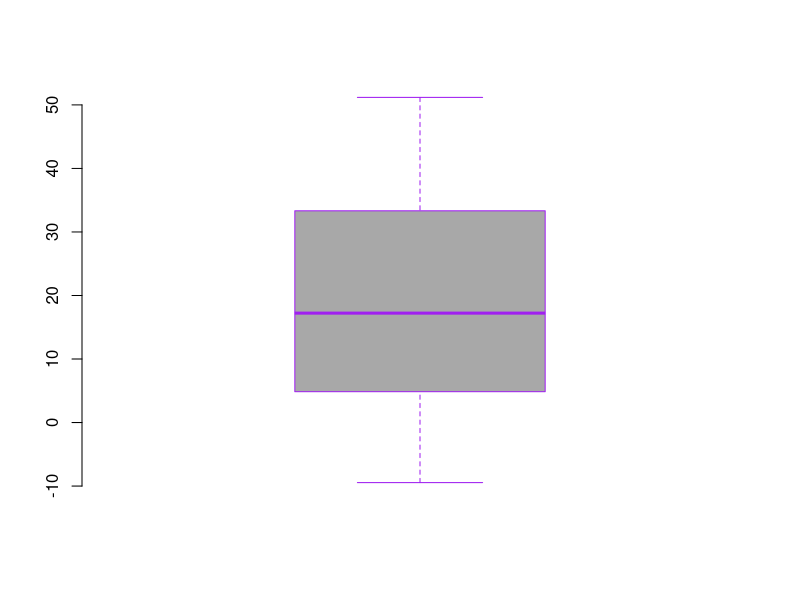
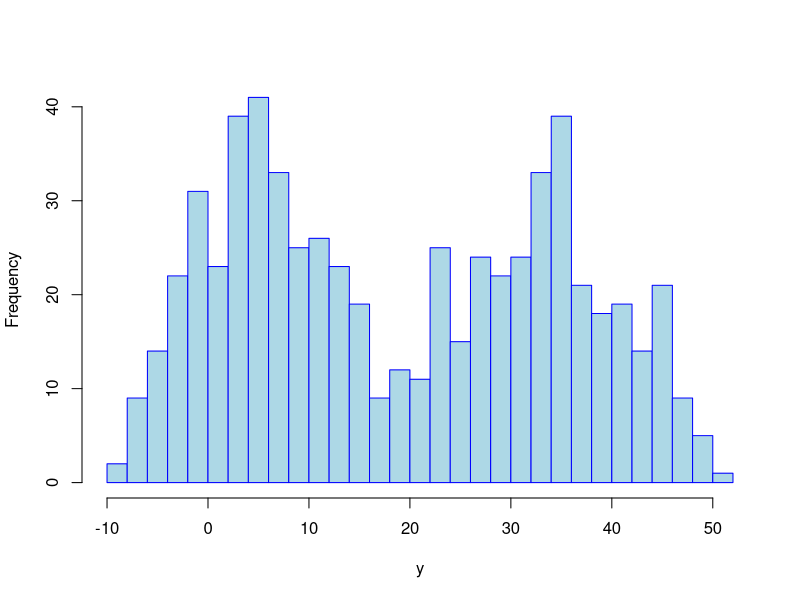
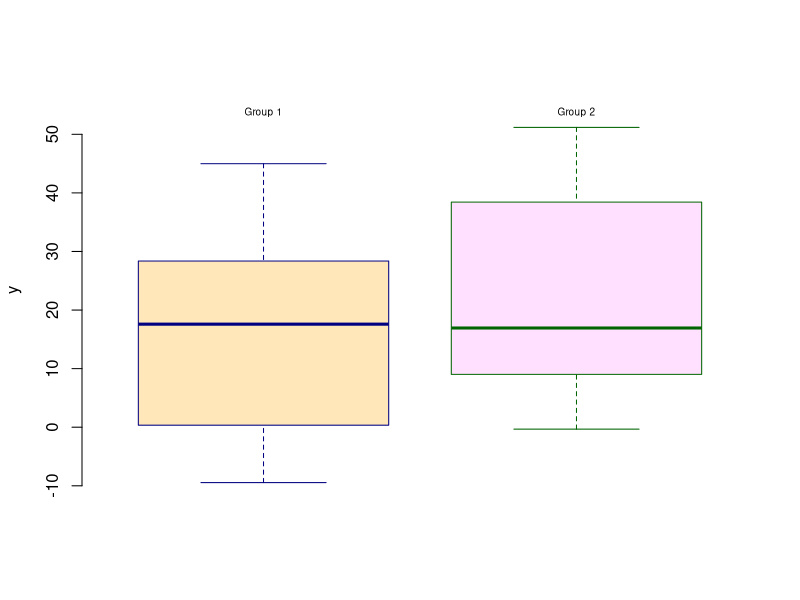
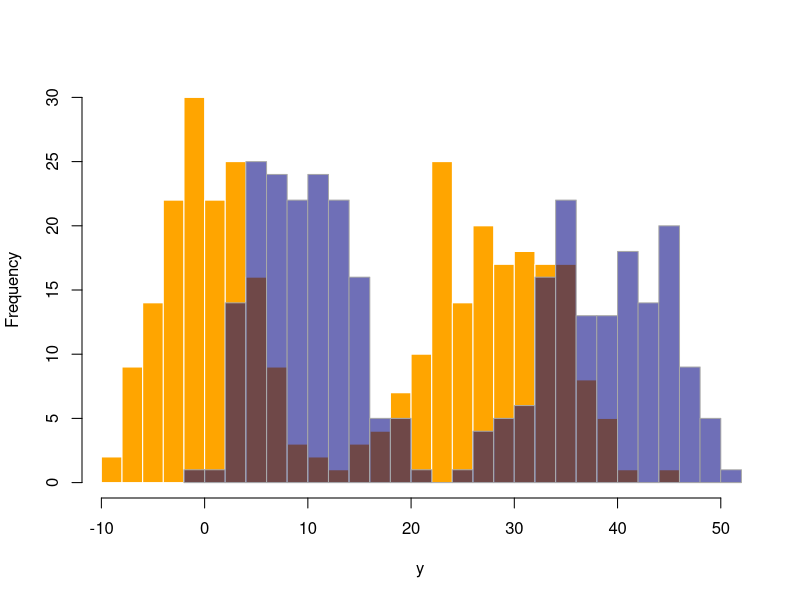
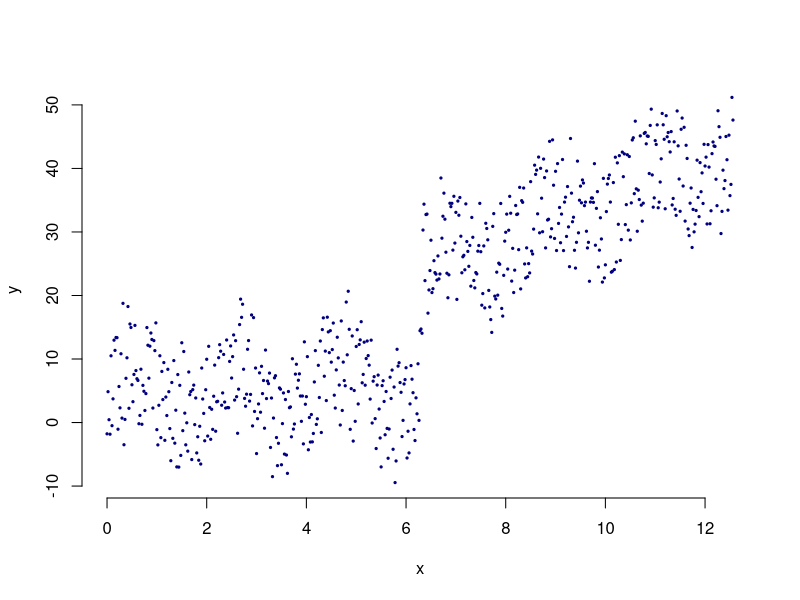
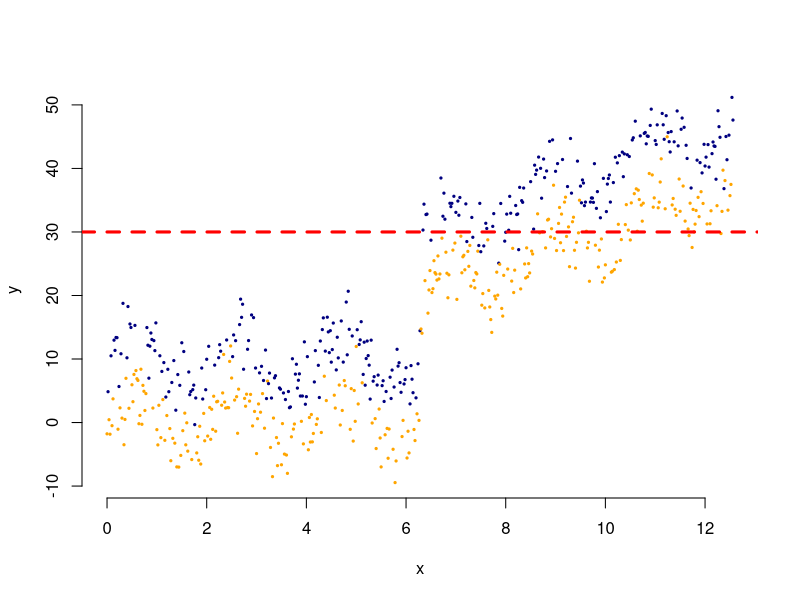
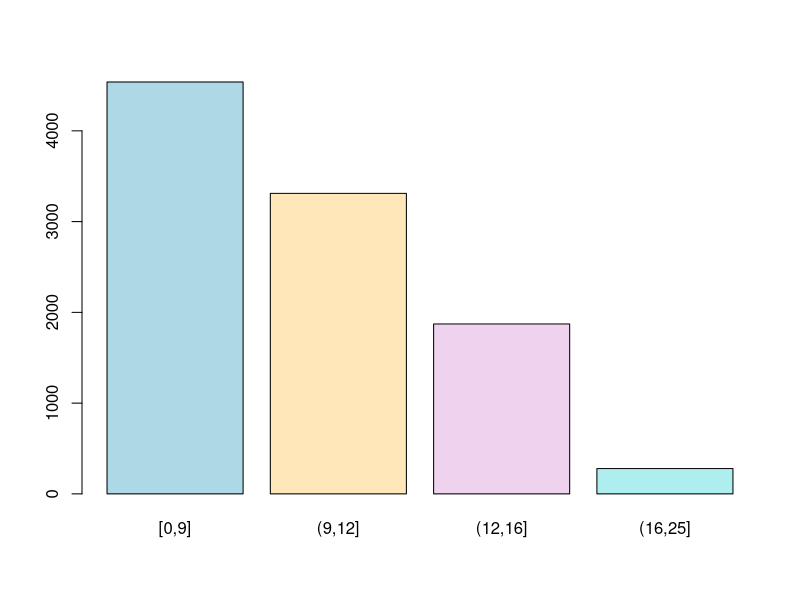
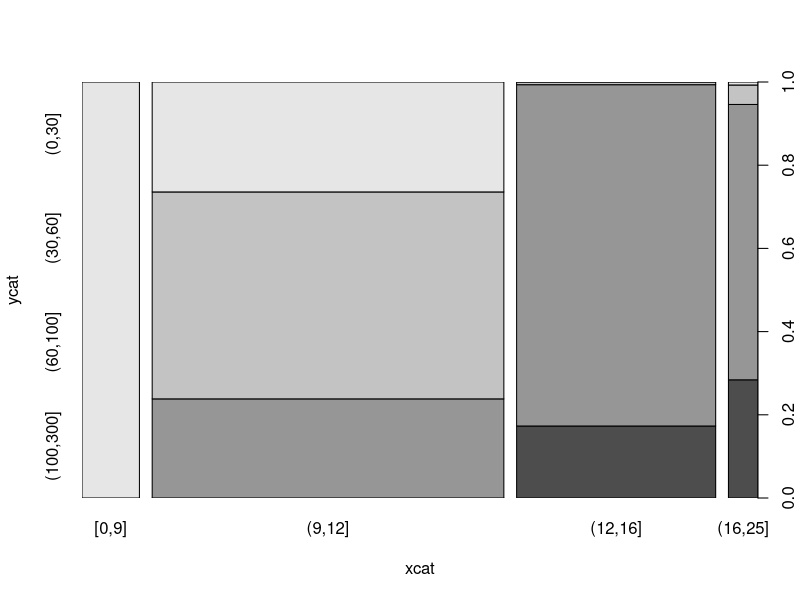

Write the R code that produced these figures, in order.

set.seed(220526)
x <- seq(0, 4 * pi, by=0.02)
g <- factor(rbinom(n=length(x), size=1, prob=0.5))
y <- 3 * (x > 2 * pi) * x + 4 * sin(3 * x) + 10 * (as.numeric(g) - 1) + rnorm(length(x), mean=0, sd=3)
yL <- y > 25
df1 <- data.frame(x, g, y, yL)
head(df1, 4)
summary(df1)

pdf("images/chapter_2/boxploty.pdf", width=4, height=4)
boxplot(y, axes=FALSE, border="purple", col="grey66")
axis(2)
dev.off()

pdf("images/chapter_2/histy.pdf", width=4, height=4)
hist(y, breaks=30, col="lightblue", border="blue", main="")
dev.off()

pdf("images/chapter_2/sidebysidebp.pdf", width=4, height=4)
boxplot(y ~ g, axes=FALSE, border=c("navyblue", "darkgreen"), col=c("wheat1", "thistle1"), xlab="", ylim=c(min(y), max(y) * 1.1))
text(1:2, max(y) * 1.05, c("Group 1", "Group 2"), cex=0.6)
axis(2)
dev.off()

pdf("images/chapter_2/histoverlay.pdf", width=4, height=4)
hist(y[g==0], breaks=20, xlim=c(min(y), max(y)), col="orange", border="white", main="", xlab="y")
hist(y[g==1], breaks=20, xlim=c(min(y), max(y)), col="#00008090", border="grey66", add=TRUE)
dev.off()

pdf("images/chapter_2/scatter.pdf", width=4, height=4)
plot(x, y, pch=19, col="navyblue", cex=0.3, axes=FALSE)
axis(1)
axis(2)
dev.off()

pdf("images/chapter_2/scatter2.pdf", width=4, height=4)
cols <- ifelse(g==1, "navyblue", "orange")
plot(x, y, pch=19, col=cols, cex=0.3, axes=FALSE)
axis(1)
axis(2)
abline(h=30, lty=2, col="red", lwd=3)
dev.off()


x <- rpois(10000, 10)
xcat <- cut(x, breaks=c(0, 9, 12, 16, 25), include.lowest=TRUE)
table(xcat)


pdf("images/chapter_2/barplot.pdf", width=6, height=4)
barplot(table(xcat), col=c("lightblue", "wheat1", "thistle2", "paleturquoise"))
#pie(table(xcat),col=c("lightblue", "wheat1", "thistle2", "paleturquoise"))
dev.off()


y <- 30 + 4.5 * x -2 * (x - 15)^2 + rnorm(1000, 0, 10)
ycat <- cut(y, breaks=c(0, 30, 60, 100, 300))
ftable(xcat, ycat)

pdf("images/chapter_2/spineplot.pdf", width=5, height=5)
spineplot(ycat ~ xcat)
prop.table(ftable(ycat ~ xcat))
dev.off()

pdf("images/chapter_2/smooth.pdf", width=5, height=5)
x <- seq(-5, 5, length=100000)
y <- x^3 + rnorm(length(x), mean=0, sd=5)
#plot(x,y,cex=0.1)
smoothScatter(x, y, main="", nbin=50)
dev.off()
